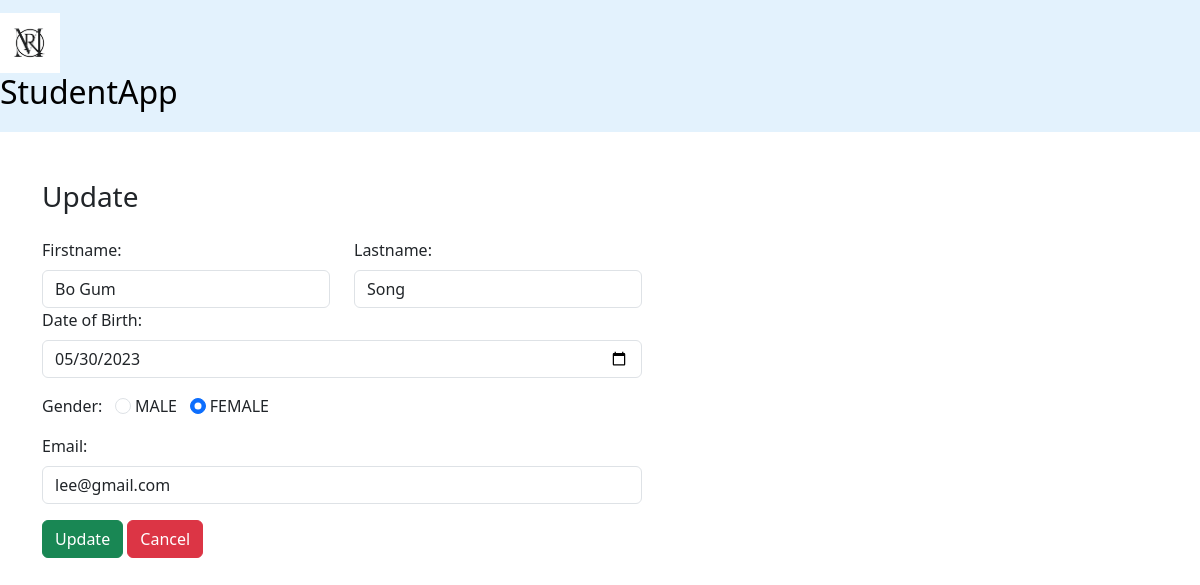
Screenshot of /edit_student.php?id=2 with the database file from the repository.
### tables this page shows
CREATE TABLE `student` (
  `student_id` int NOT NULL AUTO_INCREMENT,
  `firstName` varchar(50) NOT NULL,
  `lastName` varchar(50) NOT NULL,
  `dateOfBirth` date NOT NULL,
  `gender` varchar(50) NOT NULL,
  `email` varchar(50) NOT NULL,
  PRIMARY KEY (`student_id`)
);

### edit_student.php (the view, shortened to what this page needs)
<?php
include "config/config.php";
$id = $_GET['id'];
$sql = "SELECT * FROM `student` WHERE student_id = $id";
$result = mysqli_query($conn, $sql);
$row = mysqli_fetch_assoc($result);
?>
<!DOCTYPE html>
<html lang="en">
<head>
    <link href="https://cdn.jsdelivr.net/npm/bootstrap@5.3.0-alpha3/dist/css/bootstrap.min.css" rel="stylesheet"
>
</head>
<body>
<nav class ="navbar navbar-light justify-content-left fs-3 mb-5" style="background-color: #e3f2fd;">
        <a class="navbar-brand" href="#">
      <img src="RM.png" alt="RM" width="60" height="60">
      <h2 class = "student justify-content">StudentApp</h2>
    </a>
</nav>
    <div class="container">
        <div class="text-left mb-4">
            <h3>Update</h3>
        </div>
        <form action="" method="post" style="width:50vw; min-width:300px;">
            <div class="row mb-3">
                <div class="col">
                    <label class="form-label">Firstname:</label>
                    <input type="text" class="form-control" name="firstName"
                        value="<?php echo $row['firstName'] ?>">
                </div>
                <div class="col">
                    <label class="form-label">Lastname:</label>
                    <input type="text" class="form-control" name="lastName"
                        value="<?php echo $row['lastName'] ?>">
                </div>
                <div class="mb-3">
                    <label class="form-label">Date of Birth:</label>
                    <input type="date" class="form-control" name="dateOfBirth"
                        value="<?php echo $row['dateOfBirth'] ?>">
                </div>
                <div class="form-group mb-3">
                    <label>Gender:</label> &nbsp;
                    <input type="radio" class="form-check-input" name="gender" id="Male" value="Male"
                        <?php echo ($row['gender'] == 'Male') ? "checked" : ""; ?>>
                    <label for="Male" class="form-input-label"> MALE</label>
                    <input type="radio" class="form-check-input" name="gender" id="Female" value="Female"
                        <?php echo ($row['gender'] == 'Female') ? "checked" : ""; ?>>
                    <label for="Female" class="form-input-label"> FEMALE</label>
                </div>
                <div class="mb-3">
                    <label class="form-label">Email:</label>
                    <input type="text" class="form-control" name="email" value="<?php echo $row['email'] ?>">
                </div>
                <div>
                    <button type="submit" class="btn btn-success" name="submit">
                        Update
                    </button>
                    <a href="edit_student.php" class="btn btn-danger">Cancel</a>
                </div>
        </form>
    </div>
</body>
</html>

### rows the page displays
student: firstName "Bo Gum", lastName "Song", dateOfBirth "05/30/2023", gender "☐ MALE", gender "☑ FEMALE", email "lee@gmail.com"
